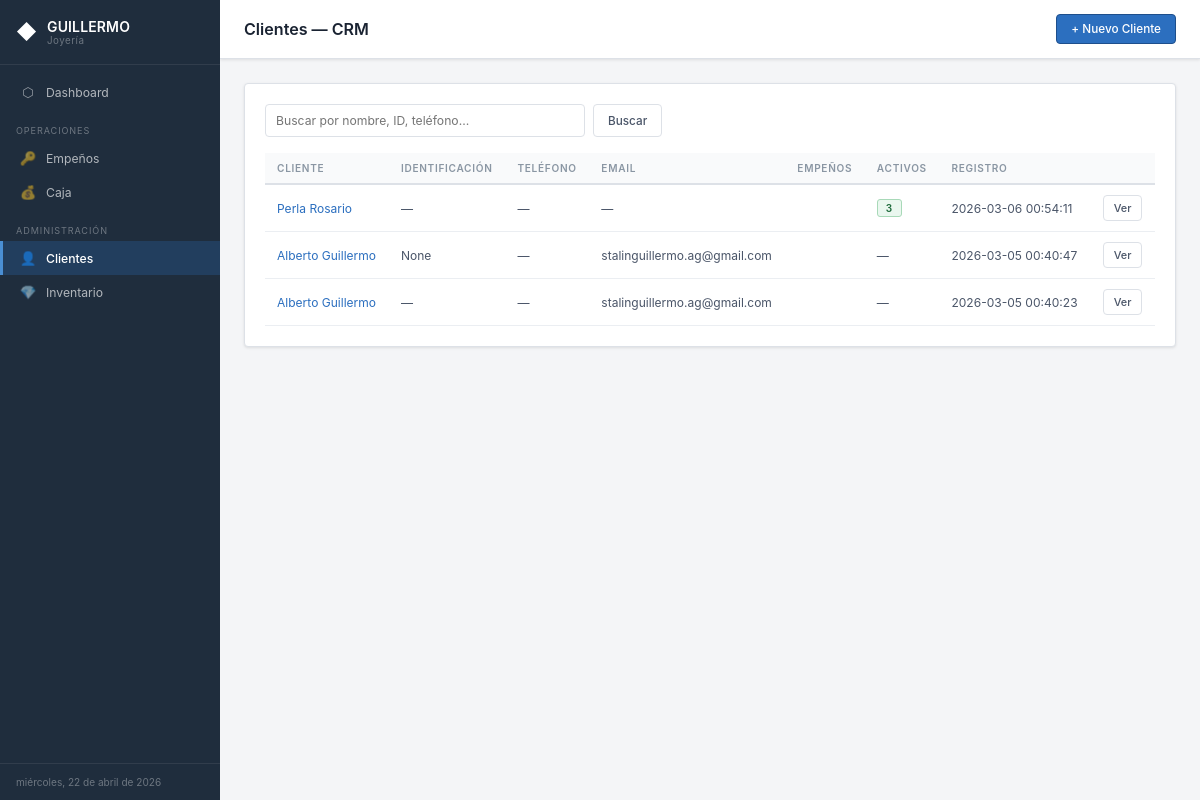
Screenshot of /clientes with the database file from the repository.
### tables this page shows
CREATE TABLE cliente (
        id INTEGER PRIMARY KEY AUTOINCREMENT,
        nombre TEXT NOT NULL, apellido TEXT NOT NULL,
        telefono TEXT, email TEXT, direccion TEXT,
        identificacion TEXT UNIQUE, notas TEXT,
        fecha_registro TEXT DEFAULT (datetime('now'))
    , empenios_activos INTEGER DEFAULT 0);

### app.py (the view)
@app.route('/clientes')
def clientes():
    q = request.args.get('q','')
    if q:
        like = f'%{q}%'
        rows = query("""SELECT c.*, c.nombre||' '||c.apellido as nombre_completo, COUNT(e.id) as total_emp, SUM(CASE WHEN e.estado='activo' THEN 1 ELSE 0 END) as activos
                        FROM cliente c LEFT JOIN empenio e ON e.cliente_id=c.id
                        WHERE c.nombre LIKE ? OR c.apellido LIKE ? OR c.identificacion LIKE ? OR c.telefono LIKE ?
                        GROUP BY c.id ORDER BY c.fecha_registro DESC""", (like,like,like,like))
    else:
        rows = query("""SELECT c.*, c.nombre||' '||c.apellido as nombre_completo, COUNT(e.id) as total_emp, SUM(CASE WHEN e.estado='activo' THEN 1 ELSE 0 END) as activos
                        FROM cliente c LEFT JOIN empenio e ON e.cliente_id=c.id
                        GROUP BY c.id ORDER BY c.fecha_registro DESC""")
    return render_template('clientes.html', clientes=rows, q=q)

### app.py (called while the page is built)
def get_db():
    db = getattr(g, '_database', None)
    if db is None:
        db = g._database = sqlite3.connect(DATABASE)
        db.row_factory = sqlite3.Row
        db.execute("PRAGMA foreign_keys = ON")
    return db

@app.teardown_appcontext
def close_connection(exception):
    db = getattr(g, '_database', None)
    if db is not None: db.close()

def query(sql, args=(), one=False):
    cur = get_db().execute(sql, args)
    rv = cur.fetchall()
    return (rv[0] if rv else None) if one else rv

@app.template_filter('fecha')
def formato_fecha(valor):
    if valor is None:
        return ''
    if isinstance(valor, str):
        try:
            fecha = datetime.strptime(valor, '%Y-%m-%d')
            return fecha.strftime('%d/%m/%Y')
        except:
            return valor
    if hasattr(valor, 'strftime'):
        return valor.strftime('%d/%m/%Y')
    return str(valor)

### templates/clientes.html (shortened to what this page needs)
{% extends "base.html" %}
{% block page_title %}Clientes — CRM{% endblock %}
{% block top_actions %}
  <a href="{{ url_for('nuevo_cliente') }}" class="btn btn-gold">+ Nuevo Cliente</a>
{% endblock %}
{% block content %}
<div class="card">
  <form class="search-bar" method="get">
    <input type="text" name="q" placeholder="Buscar por nombre, ID, teléfono…" value="{{ q }}">
    <button type="submit" class="btn btn-outline">Buscar</button>
  </form>
  {% if clientes %}
  <div class="table-wrap">
    <table>
      <thead>
        <tr>
          <th>Cliente</th>
          <th>Identificación</th>
          <th>Teléfono</th>
          <th>Email</th>
          <th>Empeños</th>
          <th>Activos</th>
          <th>Registro</th>
          <th></th>
        </tr>
      </thead>
      <tbody>
        {% for c in clientes %}
        <tr>
          <td><a href="{{ url_for('ver_cliente', id=c.id) }}">{{ c.nombre_completo }}</a></td>
          <td>{{ c.identificacion or '—' }}</td>
          <td>{{ c.telefono or '—' }}</td>
          <td>{{ c.email or '—' }}</td>
          <td>{{ c.total_empenios }}</td>
          <td>
            {% if c.activos > 0 %}
              <span class="badge badge-activo">{{ c.activos }}</span>
            {% else %}—{% endif %}
          </td>
          <td>{{ c.fecha_registro|fecha }}</td>
          <td>
            <a href="{{ url_for('ver_cliente', id=c.id) }}" class="btn btn-outline btn-sm">Ver</a>
          </td>
        </tr>
        {% endfor %}
      </tbody>
    </table>
  </div>
  {% else %}
  <div class="empty-state">
    <div class="empty-icon">👤</div>
    <p>{% if q %}Sin resultados para "{{ q }}"{% else %}No hay clientes registrados.{% endif %}</p>
  </div>
  {% endif %}
</div>
{% endblock %}

### static/css/main.css (style rules this page uses)
:root { --accent: #2C6FBF; --accent-dark: #1E4F8C; --accent-light:#4A8FD4; --bg: #F4F5F7; --bg2: #FFFFFF; --bg3: #FFFFFF; --bg4: #F9FAFB; --border: #DDE1E7; --border2: #EBEEF2; --text: #1A2332; --text2: #4A5568; --text3: #8A96A3; --red: #D93025; --green: #1E8A4C; --orange: #C97B10; --sidebar-bg: #1F2D3D; --sidebar-text: rgba(255,255,255,0.65); --sidebar-section: rgba(255,255,255,0.35); --sidebar-border: rgba(255,255,255,0.08); --sidebar-hover: rgba(255,255,255,0.07); --sidebar-active: rgba(44,111,191,0.25); --input-bg: #FFFFFF; --table-hover: #F0F4FA; --thead-bg: #F9FAFB; --sidebar-w: 220px; --radius: 4px; --shadow: 0 1px 3px rgba(0,0,0,0.10); --shadow-md: 0 2px 8px rgba(0,0,0,0.10); }
*, *::before, *::after { box-sizing: border-box; margin: 0; padding: 0; }
html { font-size: 14px; }
body { font-family: -apple-system, BlinkMacSystemFont, 'Segoe UI', Roboto, sans-serif; background: var(--bg); color: var(--text); display: flex; min-height: 100vh; }
a { color: var(--accent); text-decoration: none; }
input, select, textarea, button { font-family: inherit; }
.btn { display: inline-flex; align-items: center; gap: 5px; padding: 7px 14px; border-radius: var(--radius); font-size: 0.84rem; font-weight: 500; cursor: pointer; border: 1px solid transparent; transition: background .15s, border-color .15s; }
.btn-gold { background: var(--accent); color: #FFFFFF; border-color: var(--accent-dark); }
.btn-outline { background: var(--bg2); border: 1px solid var(--border); color: var(--text2); }
.btn-sm { padding: 5px 10px; font-size: 0.78rem; }
.card { background: var(--bg3); border: 1px solid var(--border); border-radius: var(--radius); padding: 20px; box-shadow: var(--shadow); }
.table-wrap { overflow-x: auto; }
table { width: 100%; border-collapse: collapse; font-size: 0.86rem; }
thead th { text-align: left; padding: 9px 12px; font-size: 0.72rem; font-weight: 600; text-transform: uppercase; letter-spacing: 0.07em; color: var(--text3); border-bottom: 2px solid var(--border); background: var(--thead-bg); }
tbody tr { border-bottom: 1px solid var(--border2); transition: background .1s; }
tbody td { padding: 10px 12px; color: var(--text2); vertical-align: middle; }
tbody td:first-child { color: var(--text); }
.badge { display: inline-block; padding: 2px 8px; border-radius: 3px; font-size: 0.72rem; font-weight: 600; letter-spacing: 0.03em; }
.badge-activo { background: #EAF7EF; color: #1E6B3C; border: 1px solid #A8D9B8; }
input[type="text"], input[type="email"], input[type="number"], input[type="date"], input[type="tel"], select, textarea { background: var(--input-bg); border: 1px solid var(--border); border-radius: var(--radius); color: var(--text); padding: 8px 10px; font-size: 0.87rem; transition: border-color .15s, box-shadow .15s; width: 100%; }
.search-bar { display: flex; gap: 8px; margin-bottom: 16px; }
.search-bar input { flex: 1; max-width: 320px; }

### rows the page displays
cliente: nombre_completo "Perla Rosario", identificacion "—", telefono "—", email "—", activos "3", fecha_registro|fecha "2026-03-06 00:54:11"
cliente: nombre_completo "Alberto Guillermo", identificacion "None", telefono "—", email "stalinguillermo.ag@gmail.com", fecha_registro|fecha "2026-03-05 00:40:47"
cliente: nombre_completo "Alberto Guillermo", identificacion "—", telefono "—", email "stalinguillermo.ag@gmail.com", fecha_registro|fecha "2026-03-05 00:40:23"
